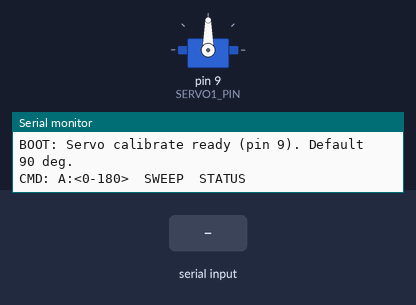
Bench run of a sketch on a simulated Arduino Uno, built with avr-gcc and run on an emulated ATmega328P. On the bench: servo, the last lines printed to the serial monitor. Inputs (shaded band) come from the test bench.

Above: at 1.5 s.
1.6 s: "SWEEP\n" received over Serial
At 3.05 s:
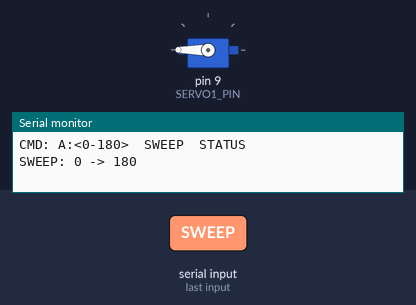
4.6 s: "A:\n" received over Serial
6.1 s: "A:90\n" received over Serial
At 7.3 s:
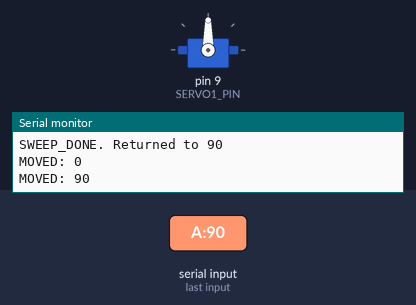
7.6 s: "A:,45\n" received over Serial
At 8.5 s:
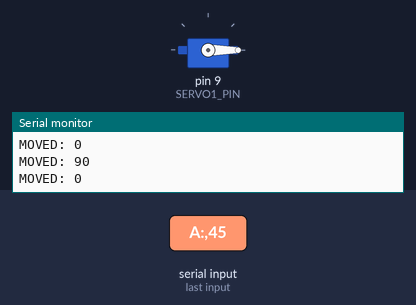
Timing chart, 0 to 10.1 s (numbered marks = the images above; inputs shaded):
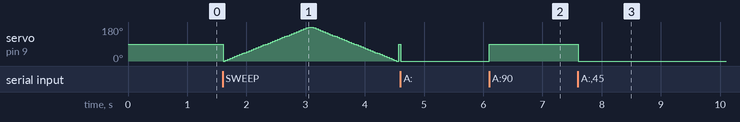

The sketch:

servo_calibrate.ino
```cpp
/*
 * Tomato Sorter v2.0 — Servo Calibration Sketch
 *
 * Purpose: dial in the exact angles for Servo 1 (gate)
 * before locking them in config/settings.yaml.
 *
 * Wiring:
 *   Servo signal (orange/yellow) -> Arduino pin 9
 *   Servo VCC    (red)           -> external 5V PSU on breadboard 2
 *   Servo GND    (brown/black)   -> breadboard 2 GND (common with Arduino GND)
 *
 * Serial protocol (9600 baud, newline-terminated):
 *   A:<deg>     move servo to angle (0-180)
 *   SWEEP       slow sweep 0 -> 180 -> 0 (visual check)
 *   STATUS      report current angle
 *
 * Examples:
 *   A:0     full one direction
 *   A:90    middle
 *   A:180   full other direction
 */

#include <Servo.h>

const int  SERVO1_PIN = 9;
const long BAUD       = 9600;

Servo gate;
int   currentAngle = 90;

void setup() {
  Serial.begin(BAUD);
  gate.attach(SERVO1_PIN);
  gate.write(currentAngle);
  delay(300);
  Serial.println("BOOT: Servo calibrate ready (pin 9). Default 90 deg.");
  Serial.println("CMD: A:<0-180>  SWEEP  STATUS");
}

void moveTo(int deg) {
  deg = constrain(deg, 0, 180);
  gate.write(deg);
  currentAngle = deg;
  Serial.print("MOVED: ");
  Serial.println(deg);
}

void sweep() {
  Serial.println("SWEEP: 0 -> 180");
  for (int a = 0; a <= 180; a += 5) {
    gate.write(a);
    delay(40);
  }
  Serial.println("SWEEP: 180 -> 0");
  for (int a = 180; a >= 0; a -= 5) {
    gate.write(a);
    delay(40);
  }
  gate.write(currentAngle);
  Serial.print("SWEEP_DONE. Returned to ");
  Serial.println(currentAngle);
}

void loop() {
  if (!Serial.available()) return;

  String cmd = Serial.readStringUntil('\n');
  cmd.trim();
  if (cmd.length() == 0) return;

  if (cmd.startsWith("A:")) {
    int deg = cmd.substring(2).toInt();
    moveTo(deg);
  } else if (cmd == "SWEEP") {
    sweep();
  } else if (cmd == "STATUS") {
    Serial.print("ANGLE: ");
    Serial.println(currentAngle);
  } else {
    Serial.print("UNKNOWN: ");
    Serial.println(cmd);
  }
}
```

Measured:
- after the input at 4.6 s, servo on pin 9 (SERVO1_PIN): 90° → 0° at once
- after the input at 6.1 s, servo on pin 9 (SERVO1_PIN): 0° → 90° at once
- after the input at 7.6 s, servo on pin 9 (SERVO1_PIN): 90° → 0° at once
